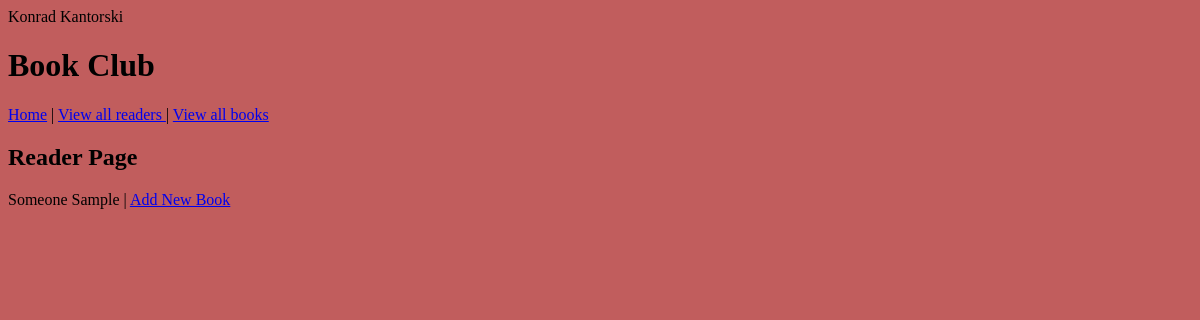
The page /get-reader-by-id/1 on the database as committed earlier.
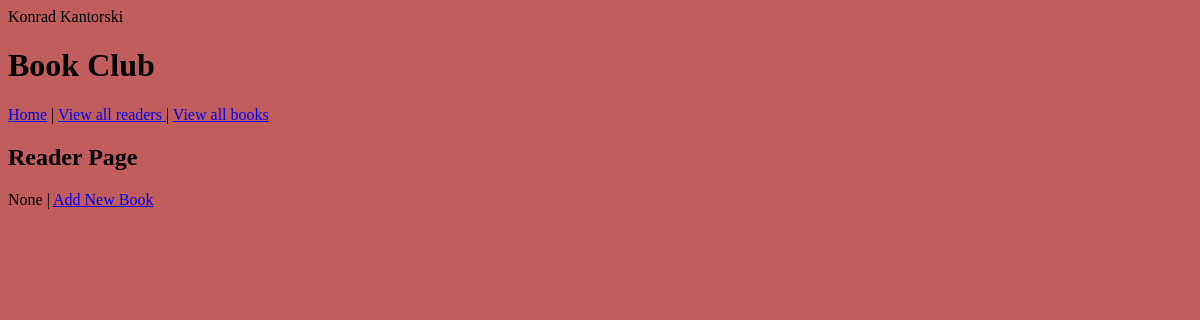
The same page on the database as committed later.
### application/models.py (models this page shows)
class Reader(db.Model):
    rid = db.Column(db.Integer, primary_key=True)
    forename = db.Column(db.String(30), nullable=False)
    surname = db.Column(db.String(30), nullable=False)
    books = db.relationship('Book', backref='reader')
    def __str__(self):
        return f"{self.forename} {self.surname} "

### application/routes.py (the view)
@app.route('/get-reader-by-id/<int:id>')
def get_reader_by_id(id):
    reader = Reader.query.get(id)
    return render_template('reader_by_id.html', reader=reader)

### application/templates/reader_by_id.html
{% extends 'layout.html' %}
{% block body %}
<h2>Reader Page</h2>
<p>{{ reader.__str__() }}  | <a href="{{ url_for('add_new_book', id=reader.rid) }}"> Add New Book </a>  </p>
{% endblock body %}

Rows that differ between the two databases and show on the page:
removed Reader: __str__ "Someone Sample"
Other text that changed with them:
{{ reader.__str__() }}: (not shown) → "None"
